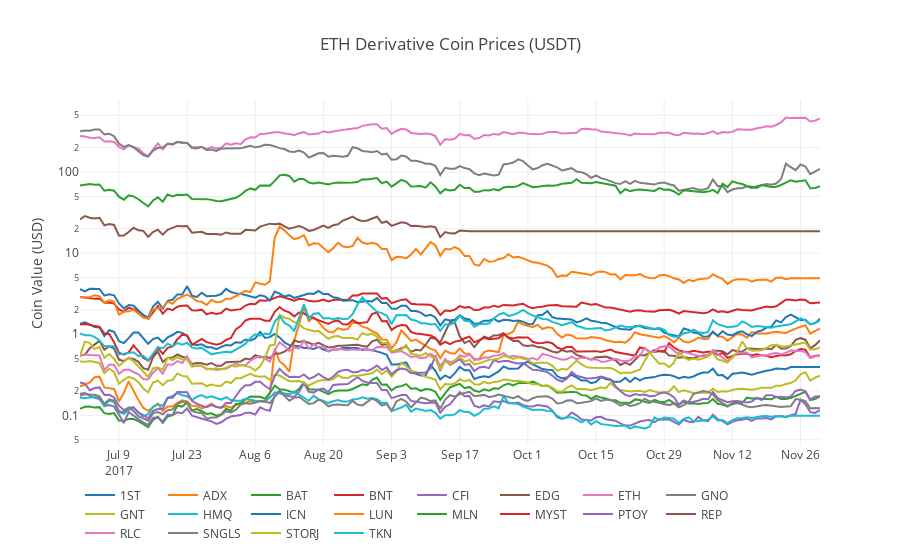

Notebook code cell kept with this figure:
### Code cell
# Chart all of the coin prices
df_scatter(combined_coin_data_dated, 'ETH Derivative Coin Prices (USDT)', seperate_y_axis=False, y_axis_label='Coin Value (USD)', scale='log')

### Figure 1 — Plotly figure (JSON) as saved in the notebook; plotly's stock layout.template omitted (floating-point values rounded to 4 significant figures; data arrays with more than 128 entries replaced by an {"elided": "..."} marker saying what was removed)
{"data": [{"name": "1ST", "type": "scatter", "visible": "visible", "x": {"elided": "153 str values"}, "y": {"elided": "153 float values"}}, {"name": "ADX", "type": "scatter", "visible": "visible", "x": {"elided": "153 str values"}, "y": {"elided": "153 float values"}}, {"name": "BAT", "type": "scatter", "visible": "visible", "x": {"elided": "153 str values"}, "y": {"elided": "153 float values"}}, {"name": "BNT", "type": "scatter", "visible": "visible", "x": {"elided": "153 str values"}, "y": {"elided": "153 float values"}}, {"name": "CFI", "type": "scatter", "visible": "visible", "x": {"elided": "153 str values"}, "y": {"elided": "153 float values"}}, {"name": "EDG", "type": "scatter", "visible": "visible", "x": {"elided": "153 str values"}, "y": {"elided": "153 float values"}}, {"name": "ETH", "type": "scatter", "visible": "visible", "x": {"elided": "153 str values"}, "y": {"elided": "153 float values"}}, {"name": "GNO", "type": "scatter", "visible": "visible", "x": {"elided": "153 str values"}, "y": {"elided": "153 float values"}}, {"name": "GNT", "type": "scatter", "visible": "visible", "x": {"elided": "153 str values"}, "y": {"elided": "153 float values"}}, {"name": "HMQ", "type": "scatter", "visible": "visible", "x": {"elided": "153 str values"}, "y": {"elided": "153 float values"}}, {"name": "ICN", "type": "scatter", "visible": "visible", "x": {"elided": "153 str values"}, "y": {"elided": "153 float values"}}, {"name": "LUN", "type": "scatter", "visible": "visible", "x": {"elided": "153 str values"}, "y": {"elided": "153 float values"}}, {"name": "MLN", "type": "scatter", "visible": "visible", "x": {"elided": "153 str values"}, "y": {"elided": "153 float values"}}, {"name": "MYST", "type": "scatter", "visible": "visible", "x": {"elided": "153 str values"}, "y": {"elided": "153 float values"}}, {"name": "PTOY", "type": "scatter", "visible": "visible", "x": {"elided": "153 str values"}, "y": {"elided": "153 float values"}}, {"name": "REP", "type": "scatter", "visible": "visible", "x": {"elided": "153 str values"}, "y": {"elided": "153 float values"}}, {"name": "RLC", "type": "scatter", "visible": "visible", "x": {"elided": "153 str values"}, "y": {"elided": "153 float values"}}, {"name": "SNGLS", "type": "scatter", "visible": "visible", "x": {"elided": "153 str values"}, "y": {"elided": "153 float values"}}, {"name": "STORJ", "type": "scatter", "visible": "visible", "x": {"elided": "153 str values"}, "y": {"elided": "153 float values"}}, {"name": "TKN", "type": "scatter", "visible": "visible", "x": {"elided": "153 str values"}, "y": {"elided": "153 float values"}}], "layout": {"legend": {"orientation": "h"}, "title": "ETH Derivative Coin Prices (USDT)", "xaxis": {"type": "date"}, "yaxis": {"showticklabels": true, "title": "Coin Value (USD)", "type": "log"}}}
